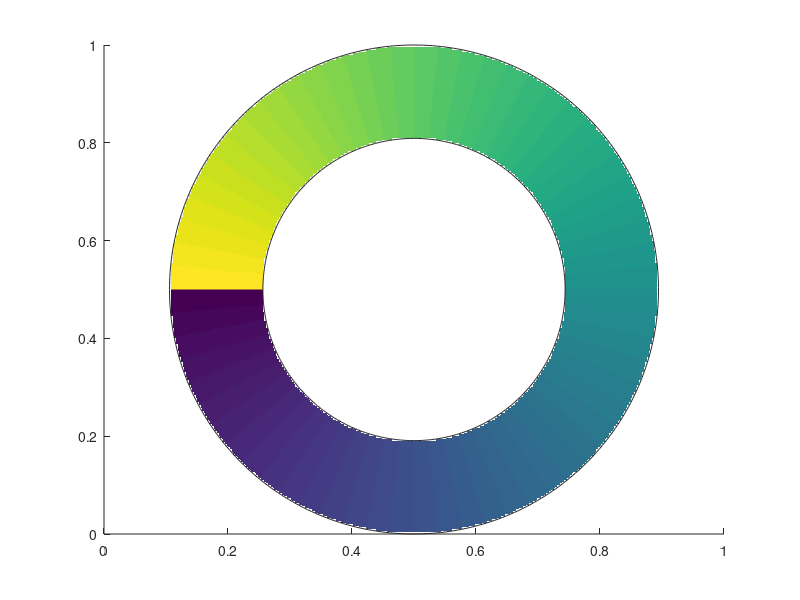

Write MATLAB code to recreate this figure. (Note: this script raises an error after producing the figure.)
function ax = phasebar(varargin) 
% phasebar places a circular donunt-shaped colorbar for phase 
% from -pi to pi or -180 degrees to 180 degrees. 
% 
%% Syntax
% 
%  phasebar
%  phasebar(...,'location',Location) 
%  phasebar(...,'size',Size) 
%  phasebar('deg') 
%  phasebar('rad') 
%  ax = phasebar(...) 
% 
%% Description 
% 
% phasebar places a donut-shaped colorbar on the current axes. 
%
% phasebar(...,'location',Location) specifies the corner (e.g., 'northeast' or 'ne') 
% of the current axes in which to place the phasebar. Default location is the upper-right or 'ne' 
% corner. 
%
% phasebar(...,'size',Size) specifies a size fraction of the current axes.  Default is 0.3. 
%
% phasebar('deg') plots labels at every 90 degrees. 
%
% phasebar('rad') plots labels at every pi/2 radians. 
%
% phasebar('tickpos', 'inside') puts tick marks inside the phasebar annulus 
%
% phasebar('style', 'nematic') displays nematic order [0, pi]
%
% phasebar('colormap', my_cmap) uses custom colormap
%
% ax = phasebar(...) returns a handle ax of the axes in which the new axes 
%    are plotted. 
% 
%% Example
% 
% Z = 200*peaks(900); 
% Zw = phasewrap(Z,'degrees'); 
% imagesc(Zw) 
% phasemap(12)
% phasebar('location','se')
% 
%% Author Info
% This function was written by Chad A. Greene of the University of Texas 
% at Austin's Institute for Geophysics (UTIG), May 2016. 
% This function includes Kelly Kearney's plotboxpos function as a subfunction. 
% 
% If the phasemap function is useful for you, please consider citing our 
% paper about it: 
% 
% Thyng, K.M., C.A. Greene, R.D. Hetland, H.M. Zimmerle, and S.F. DiMarco. 
% 2016. True colors of oceanography: Guidelines for effective and accurate 
% colormap selection. Oceanography 29(3):9?13. 
% http://dx.doi.org/10.5670/oceanog.2016.66
% 
% Edits and improvements by NPMitchell 2020 including
%   --> font size adjustment, placement of ticklabels
%   --> colormap options for non-default colormaps
%   --> TickPos = ('outside', 'inside')
%   --> style = ('polar', 'nematic')
%
% See also colorbar and phasemap. 


%% Set Defaults: 
usedegrees = false; 
axsize = 0.3; 
location = 'northeast'; 
cm = colormap; 
TickPos = 'outside'; 
style = 'polar' ;

% Try to automatically determine if current displayed data exist and are
% in radians or degrees: 
if max(abs(caxis))>(2 * pi + 1e-14)
   usedegrees = true;
else
   usedegrees = false; 
end

% If no data are already displayed use radians: 
if isequal(caxis,[0 1])
   usedegrees = false; 
end

%% Parse inputs: 

tmp = strncmpi(varargin,'location',3); 
if any(tmp) 
   location = varargin{find(tmp)+1}; 
end

tmp = strncmpi(varargin,'size',3); 
if any(tmp) 
   axsize = varargin{find(tmp)+1}; 
   assert(isscalar(axsize)==1,'Input error: axis size must be a scalar greater than zero and less than one.') 
   assert(axsize>0,'Input error: axis size must be a scalar greater than zero and less than one.') 
   assert(axsize<1,'Input error: axis size must be a scalar greater than zero and less than one.') 
end

if any(strncmpi(varargin,'radians',3))
   usedegrees = false; 
end

if any(strncmpi(varargin,'degrees',3)) 
   usedegrees = true; 
end

tmp = strncmpi(varargin,'colormap',3); 
if any(tmp)
    cm = varargin{find(tmp) + 1} ;
end

tmp = strncmpi(varargin, 'style',3); 
if any(tmp)
    style = varargin{find(tmp) + 1} ;
end

%% Starting settings: 

currentAx = gca; 
pos = plotboxpos(currentAx); 
xcol = get(currentAx,'XColor'); 

% Delete old phasebar if it exists: 
try
   oldphasebar = findobj(gcf,'tag','phasebar'); 
   delete(oldphasebar); 
catch
end

%% Created gridded surface: 

innerRadius = 10; 
outerRadius = innerRadius*1.618; 

[x,y] = meshgrid(linspace(-outerRadius,outerRadius,300));
[theta,rho] = cart2pol(x,y); 

% theta = rot90(-theta,3); 
theta(rho>outerRadius) = nan; 
theta(rho<innerRadius) = nan; 
if strcmpi(style, 'nematic')
    theta(y < 0) = nan ;
end

if usedegrees
   theta = theta*180/pi; 
end

%% Plot surface: 

ax = axes; 
pcolor(x,y,theta)
shading interp
hold on

if strcmpi(style, 'polar')
    % Plot a ring: 
    [xc1,yc1] = pol2cart(linspace(-pi,pi,360),innerRadius); 
    [xc2,yc2] = pol2cart(linspace(-pi,pi,360),outerRadius); 
    plot(xc1,yc1,'-','color',xcol,'linewidth',.2); 
    plot(xc2,yc2,'-','color',xcol,'linewidth',.2); 
elseif strcmpi(style, 'nematic')
    % Plot a ring: 
    [xc1,yc1] = pol2cart(linspace(0,pi,180),innerRadius); 
    [xc2,yc2] = pol2cart(linspace(0,pi,180),outerRadius); 
    plot(xc1,yc1,'-','color',xcol,'linewidth',.2); 
    plot(xc2,yc2,'-','color',xcol,'linewidth',.2);     
end

axis image off
colormap(gca, cm) 

if strcmpi(style, 'polar')
    if usedegrees
       caxis([-180 180]) 
    else
       caxis([-pi pi]) 
    end
elseif strcmpi(style, 'nematic')
    if usedegrees
       caxis([0 180]) 
    else
       caxis([0 pi]) 
    end
else
    error('Could not parse style definition')
end

%% Label: 
if strcmpi(style, 'polar')
    % Option 1: use inner radius 
    if strcmpi(TickPos, 'inside')
        [xt,yt] = pol2cart((-1:2)*pi/2+pi/2,innerRadius); 
        if usedegrees
           text(xt(1),yt(1),'0\circ','horiz','right','vert','middle'); 
           text(xt(2),yt(2),'90\circ','horiz','center','vert','top'); 
           text(xt(3),yt(3),'180\circ','horiz','left','vert','middle'); 
           text(xt(4),yt(4),'-90\circ','horiz','center','vert','bottom'); 
        else
           text(xt(1),yt(1),'0','horiz','right','vert','middle'); 
           text(xt(2),yt(2),'\pi/2','horiz','center','vert','top'); 
           text(xt(3),yt(3),'\pi','horiz','left','vert','middle'); 
           text(xt(4),yt(4),'-\pi/2','horiz','center','vert','bottom'); 
        end
    elseif strcmpi(TickPos, 'outside')
        % Option 2: use outer radius 
        [xt,yt] = pol2cart((-1:2)*pi/2+pi/2,outerRadius*1.05); 
        if usedegrees
           text(xt(1),yt(1),'0\circ','horiz','left','vert','middle'); 
           text(xt(2),yt(2),'90\circ','horiz','center','vert','bottom'); 
           text(xt(3),yt(3),'180\circ','horiz','right','vert','middle'); 
           text(xt(4),yt(4),'-90\circ','horiz','center','vert','top'); 
        else
           text(xt(1),yt(1),'0','horiz','left','vert','middle'); 
           text(xt(2),yt(2),'\pi/2','horiz','center','vert','bottom'); 
           text(xt(3),yt(3),'\pi','horiz','right','vert','middle'); 
           text(xt(4),yt(4),'-\pi/2','horiz','center','vert','top'); 
        end
    else
        error('Bad Tick Position definition')
    end
    
elseif strcmpi(style, 'nematic')
    % Option 1: use inner radius 
    if strcmpi(TickPos, 'inside')
        [xt,yt] = pol2cart((0:2)*pi/2,innerRadius); 
        if usedegrees
           text(xt(1),yt(1),'0\circ','horiz','right','vert','middle'); 
           text(xt(2),yt(2),'90\circ','horiz','center','vert','top'); 
           text(xt(3),yt(3),'180\circ','horiz','left','vert','middle'); 
        else
           text(xt(1),yt(1),'0','horiz','right','vert','middle'); 
           text(xt(2),yt(2),'\pi/2','horiz','center','vert','top'); 
           text(xt(3),yt(3),'\pi','horiz','left','vert','middle'); 
        end
    elseif strcmpi(TickPos, 'outside')
        % Option 2: use outer radius 
        [xt,yt] = pol2cart((0:2)*pi/2,outerRadius*1.05); 
        if usedegrees
           text(xt(1),yt(1),'0\circ','horiz','left','vert','middle'); 
           text(xt(2),yt(2),'90\circ','horiz','center','vert','bottom'); 
           text(xt(3),yt(3),'180\circ','horiz','right','vert','middle'); 
        else
           text(xt(1),yt(1),'0','horiz','left','vert','middle'); 
           text(xt(2),yt(2),'\pi/2','horiz','center','vert','bottom'); 
           text(xt(3),yt(3),'\pi','horiz','right','vert','middle'); 
        end
    else
        error('Bad Tick Position definition')
    end
else
    error('Style not recognized: must be polar or nematic')
end


%% Set position of colorwheel: 

try
    switch lower(location)
       case {'ne','northeast'} 
          set(ax,'position',...
              [pos(1)+(1-axsize)*pos(3), ...
              pos(2)+(1-axsize)*pos(4), ...
              axsize*pos(3), axsize*pos(4)]); 

       case {'se','southeast'} 
          set(ax,'position', ...
              [pos(1)+(1-axsize)*pos(3), pos(2),...
              axsize*pos(3), axsize*pos(4)]); 

       case {'nw','northwest'} 
          set(ax,'position',[pos(1), pos(2)+(1-axsize)*pos(4), ...
              axsize*pos(3), axsize*pos(4)]); 

       case {'sw','southwest'} 
          set(ax,'position',[pos(1), pos(2), axsize*pos(3), axsize*pos(4)]); 

       case {'neo', 'northeastoutside'} 
          set(ax,'position',[pos(1)+pos(3), pos(2)+(1-axsize)*pos(4),...
              axsize*pos(3), axsize*pos(4)]); 

       otherwise
          error('Unrecognized axis location.') 
    end
catch
    % location is given as 1 x 4 array
    set(ax,'position',location); 
end
      
%% Clean up 

set(ax,'tag','phasebar')

% Make starting axes current again: 
% axes(currentAx); 
set(gcf,'CurrentAxes',currentAx)

uistack(ax,'top'); 

% if nargout==0 
%    clear ax
% end

end




%% Kelly Kearney's plotboxpos: 

function pos = plotboxpos(h)
%PLOTBOXPOS Returns the position of the plotted axis region
%
% pos = plotboxpos(h)
%
% This function returns the position of the plotted region of an axis,
% which may differ from the actual axis position, depending on the axis
% limits, data aspect ratio, and plot box aspect ratio.  The position is
% returned in the same units as the those used to define the axis itself.
% This function can only be used for a 2D plot.  
%
% Input variables:
%
%   h:      axis handle of a 2D axis (if ommitted, current axis is used).
%
% Output variables:
%
%   pos:    four-element position vector, in same units as h

% Copyright 2010 Kelly Kearney

% Check input

if nargin < 1
    h = gca;
end

if ~ishandle(h)  ~strcmp(get(h,'type'), 'axes')
    error('Input must be an axis handle');
end

% Get position of axis in pixels

currunit = get(h, 'units');
set(h, 'units', 'pixels');
axisPos = get(h, 'Position');
set(h, 'Units', currunit);

% Calculate box position based axis limits and aspect ratios

darismanual  = strcmpi(get(h, 'DataAspectRatioMode'),    'manual');
pbarismanual = strcmpi(get(h, 'PlotBoxAspectRatioMode'), 'manual');

if ~darismanual && ~pbarismanual
    
    pos = axisPos;
    
else

    dx = diff(get(h, 'XLim'));
    dy = diff(get(h, 'YLim'));
    dar = get(h, 'DataAspectRatio');
    pbar = get(h, 'PlotBoxAspectRatio');

    limDarRatio = (dx/dar(1))/(dy/dar(2));
    pbarRatio = pbar(1)/pbar(2);
    axisRatio = axisPos(3)/axisPos(4);

    if darismanual
        if limDarRatio > axisRatio
            pos(1) = axisPos(1);
            pos(3) = axisPos(3);
            pos(4) = axisPos(3)/limDarRatio;
            pos(2) = (axisPos(4) - pos(4))/2 + axisPos(2);
        else
            pos(2) = axisPos(2);
            pos(4) = axisPos(4);
            pos(3) = axisPos(4) * limDarRatio;
            pos(1) = (axisPos(3) - pos(3))/2 + axisPos(1);
        end
    elseif pbarismanual
        if pbarRatio > axisRatio
            pos(1) = axisPos(1);
            pos(3) = axisPos(3);
            pos(4) = axisPos(3)/pbarRatio;
            pos(2) = (axisPos(4) - pos(4))/2 + axisPos(2);
        else
            pos(2) = axisPos(2);
            pos(4) = axisPos(4);
            pos(3) = axisPos(4) * pbarRatio;
            pos(1) = (axisPos(3) - pos(3))/2 + axisPos(1);
        end
    end
end

% Convert plot box position to the units used by the axis
temp = axes('Units', 'Pixels', 'Position', pos, 'Visible', 'off', 'parent', get(h, 'parent'));
set(temp, 'Units', currunit);
pos = get(temp, 'position');
delete(temp);

end

